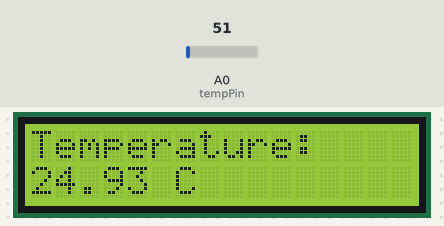
This sketch was run on a simulated Arduino Uno, built with avr-gcc and run on an emulated ATmega328P. Shown: 16×2 character LCD. Inputs (shaded band) come from the test bench; at power-on: A0 (tempPin) = 51.

Above: at 1.2 s.
1.3 s: A0 (tempPin) set to 22
At 3.0 s:
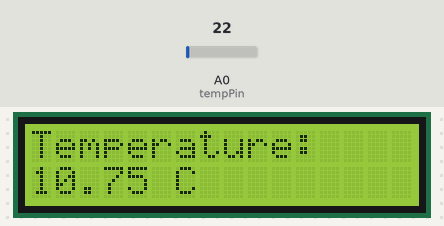
3.6 s: A0 (tempPin) set to 18
At 4.7 s:
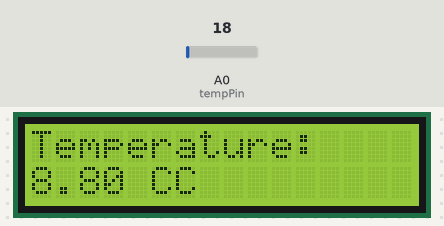
5.6 s: A0 (tempPin) set to 30
At 7.6 s:
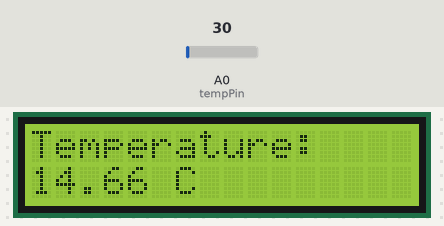
Timing chart, 0 to 9.1 s (numbered marks = the images above; inputs shaded):
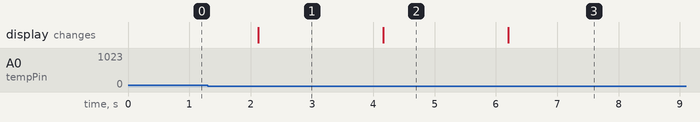

Measured:
- the behaviour switches between 21 and 20 on A0 (tempPin) (found by bisection; images 1 and 2)
- after the input at 1.3 s, the display: changes after 0.82 s (image 1)
- after the input at 3.6 s, the display: changes after 0.56 s (image 2)
- after the input at 5.6 s, the display: changes after 0.60 s (image 3)

The sketch:

sketch_jan1b_thermometer.ino
```cpp
#include <Wire.h>
#include <LiquidCrystal_I2C.h>

LiquidCrystal_I2C lcd(0x27, 16, 2);

int tempPin = A0;

void setup() {
  lcd.init();
  lcd.backlight();
}

void loop() {
  int value = analogRead(tempPin);
  float voltage = value * (5.0 / 1023.0);
  float temperature = voltage * 100;

  lcd.setCursor(0, 0);
  lcd.print("Temperature:");

  lcd.setCursor(0, 1);
  lcd.print(temperature);
  lcd.print(" C");

  delay(1000);
}
```
